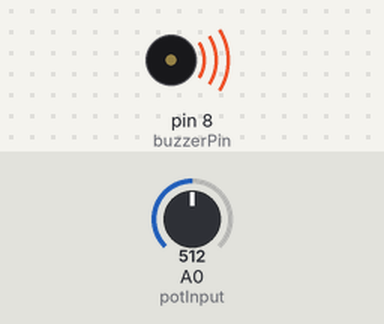
This sketch was run on a simulated Arduino Uno, built with avr-gcc and run on an emulated ATmega328P. On the bench: buzzer (waves = sounding). The test bench sets the inputs (shaded band); at power-on: A0 (potInput) = 512.

Above: at 0.1 s.
Timing chart, 0 to 1.6 s (numbered marks = the images above):
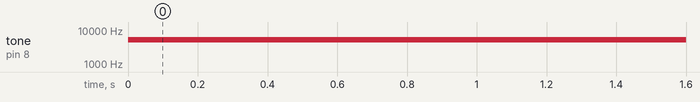

The sketch:

buzzerTest.ino
```cpp
//------- ELEMENTS    ---------
//-- 1 x potentiometer 10 kB
//-- 1 x passive buzzer
//------- CONNECTIONS ---------
//-- Left pin of pot -> 5V
//-- Middle pin of pot -> A0
//-- Right pin of pot -> GND
//-- Buzzer pin 1 -> GND
//-- Buzzer pin 2 -> Digital Output 9

const int potPin = A0;
const int buzzerPin = 8;
const int lowFreq = 500;
const int hiFreq = 10000;

int   potInput = 0;
int   pitch = 0;

void setup() {
  // put your setup code here, to run once:

}

void loop() {
  // put your main code here, to run repeatedly:
  potInput  = analogRead(potInput);
  pitch = map(potInput, 0, 1023, lowFreq, hiFreq);
  tone(buzzerPin, pitch, 20);
  delay(10);
}
```

Measured:
- by itself, tone on pin 8 (buzzerPin): silent → 5254 Hz at 0.00 s
